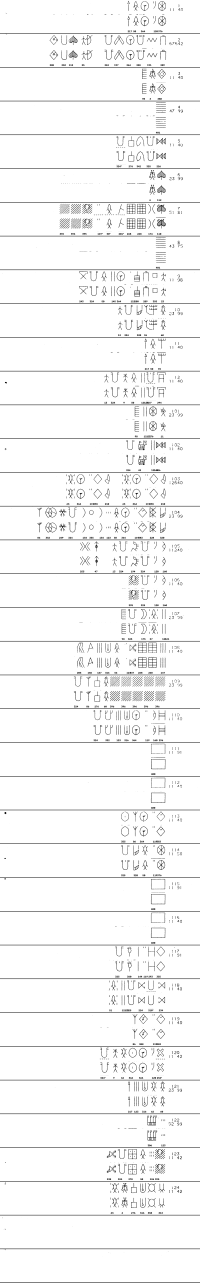
#> input picture digitized/proofsheets/p022_col1.png, 1000 x 6414 px, given in place of pg-001.png, which was not available (shown at 1/5 size)
$ python deskew.py ../proofsheets
#> lines starting #> are read from the running program, lines starting #| are printed output that depends on the picture
import numpy as np, cv2, sys, glob, os
from PIL import Image
S=sys.argv[1]; os.makedirs(f'{S}/desk',exist_ok=True)
def score(a,ang):
    h,w=a.shape
    M=cv2.getRotationMatrix2D((w/2,h/2),ang,1)
    r=cv2.warpAffine(a,M,(w,h),flags=cv2.INTER_NEAREST)
    p=r.sum(1).astype(float); return ((p[1:]-p[:-1])**2).sum()
for pg in range(1,60):
    a=(np.array(Image.open(f'{S}/pages/pg-{pg:03d}.png').convert('L'))<128).astype(np.uint8)
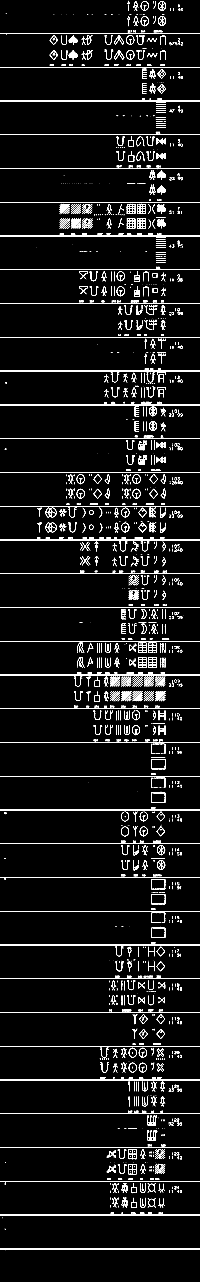
#> a: shape (6414, 1000) (shown at 1/5 size); values 0 (black) and 1 (white), 3.4% white in thin lines or dots
    small=cv2.resize(a,(a.shape[1]//4,a.shape[0]//4),interpolation=cv2.INTER_AREA)
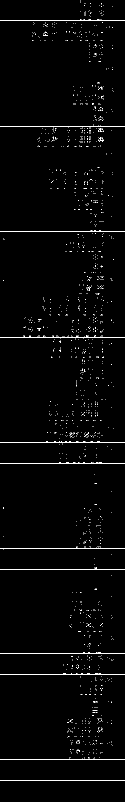
#> small: shape (1603, 250) (shown at 1/2 size); values 0 (black) and 1 (white), 1.4% white in thin lines or dots
    angs=np.arange(-1.5,1.51,0.05)
    sc=[score(small,t) for t in angs]; b=angs[int(np.argmax(sc))]
#> in score, `p = r.sum(1).astype(float)`: p = 1603 values, max 56 at index 672, min 0 at index 0, mean 3.44
#> in score (call 38), `M=cv2.getRotationMatrix2D((w/2,h/2),ang,1)`: M = [[1, 0.00611, -4.89], [-0.00611, 1, 0.779]]
#> in score (call 38), `r=cv2.warpAffine(a,M,(w,h),flags=cv2.INTER_NEAREST)`:
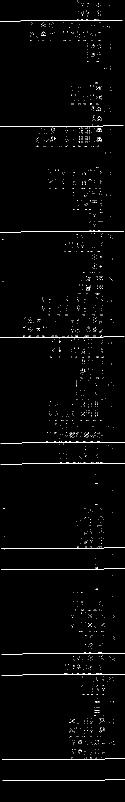
#> r: shape (1603, 250) (shown at 1/2 size); values 0 (black) and 1 (white), 1.4% white in thin lines or dots
#> in score (call 38), `p = r.sum(1).astype(float)`: p = 1603 values, max 164 at index 41, min 0 at index 0, mean 3.5
#> in score (call 39), `M=cv2.getRotationMatrix2D((w/2,h/2),ang,1)`: M = [[1, 0.00698, -5.59], [-0.00698, 1, 0.892]]
#> in score (call 39), `r=cv2.warpAffine(a,M,(w,h),flags=cv2.INTER_NEAREST)`:
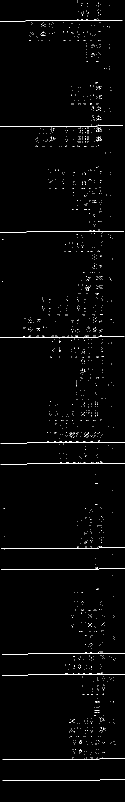
#> r: shape (1603, 250) (shown at 1/2 size); values 0 (black) and 1 (white), 1.4% white in thin lines or dots
#> in score (call 39), `p = r.sum(1).astype(float)`: p = 1603 values, max 144 at index 674, min 0 at index 0, mean 3.5
#> in score (call 40), `M=cv2.getRotationMatrix2D((w/2,h/2),ang,1)`: M = [[1, 0.00785, -6.29], [-0.00785, 1, 1.01]]
#> in score (call 40), `r=cv2.warpAffine(a,M,(w,h),flags=cv2.INTER_NEAREST)`:
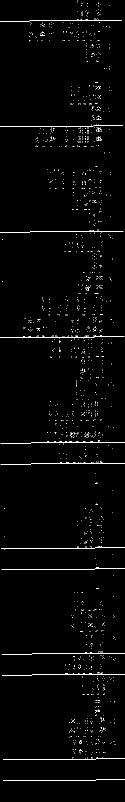
#> r: shape (1603, 250) (shown at 1/2 size); values 0 (black) and 1 (white), 1.4% white in thin lines or dots
#> in score (call 40), `p = r.sum(1).astype(float)`: p = 1603 values, max 128 at index 463, min 0 at index 0, mean 3.5
#> after `sc = [score(small, t) for t in angs]`: sc = 61 values, max 1520674 at index 30, min 24581 at index 60, mean 364663.8
#> after `b = angs[int(np.argmax(sc))]`: b = 1.33e-15
    angs2=np.arange(b-0.06,b+0.061,0.01); sc2=[score(small,t) for t in angs2]; b=angs2[int(np.argmax(sc2))]
#> after `sc2 = [score(small, t) for t in angs2]`: sc2 = [1514686, 1517680, 1517680, 1520674, 1520674, 1520674, 1520674, 1520674, 1520674, 1520674, 1518678, 1517680, 1514686]
#> after `b = angs2[int(np.argmax(sc2))]`: b = -0.03
    h,w=a.shape; M=cv2.getRotationMatrix2D((w/2,h/2),b,1)
#> after `h, w = a.shape`: h = 6414; w = 1000
#> after `M = cv2.getRotationMatrix2D((w / 2, h / 2), b, 1)`: M = [[1, -0.000524, 1.68], [0.000524, 1, -0.261]]
    r=cv2.warpAffine(a*255,M,(w,h),flags=cv2.INTER_LINEAR)
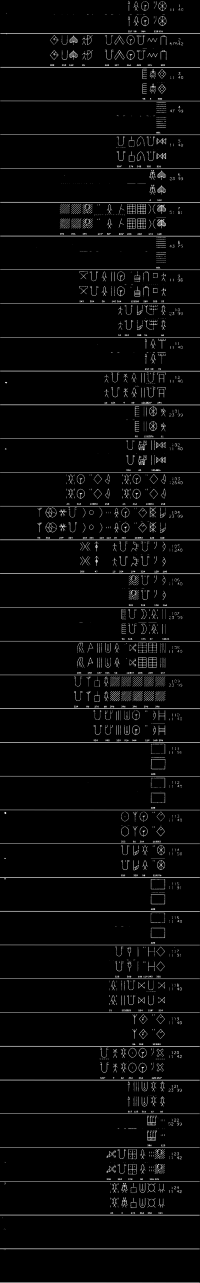
#> r: shape (6414, 1000) (shown at 1/5 size); min 0, max 255, mean 8.7
    cv2.imwrite(f'{S}/desk/p{pg+19:03d}.png',255-((r>127)*255).astype(np.uint8))
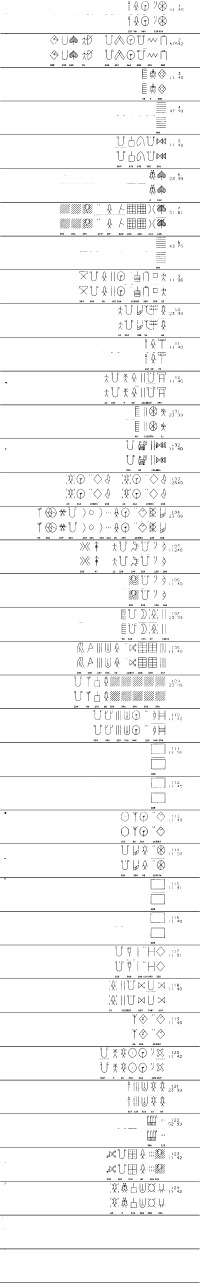
#> saved as p020.png: shape (6414, 1000) (shown at 1/5 size); 96.6% white; black in thin lines or dots
    print(pg+19,round(b,2),flush=True)
#| 20 -0.03
#> pass 2 of the loop `for pg in range(1,60):`:
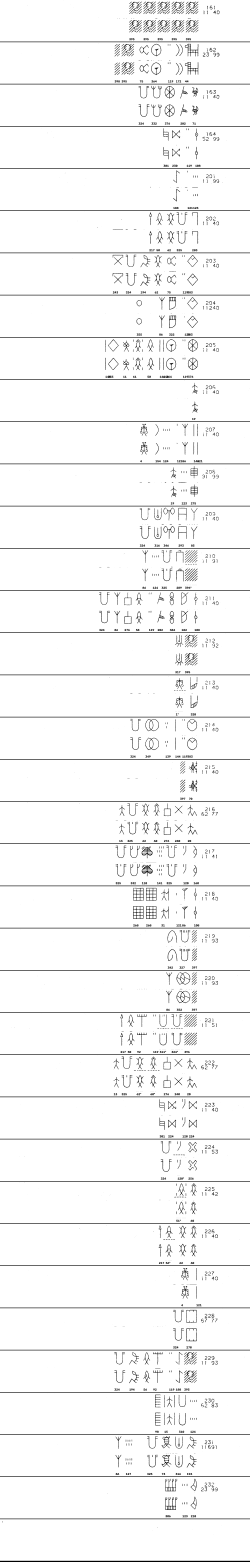
#> input picture digitized/proofsheets/p023_col1.png, 1000 x 6246 px, given in place of pg-002.png, which was not available (shown at 1/4 size)
#> `a=(np.array(Image.open(f'{S}/pages/pg-{pg:03d}.png').convert('L'))<128..`:
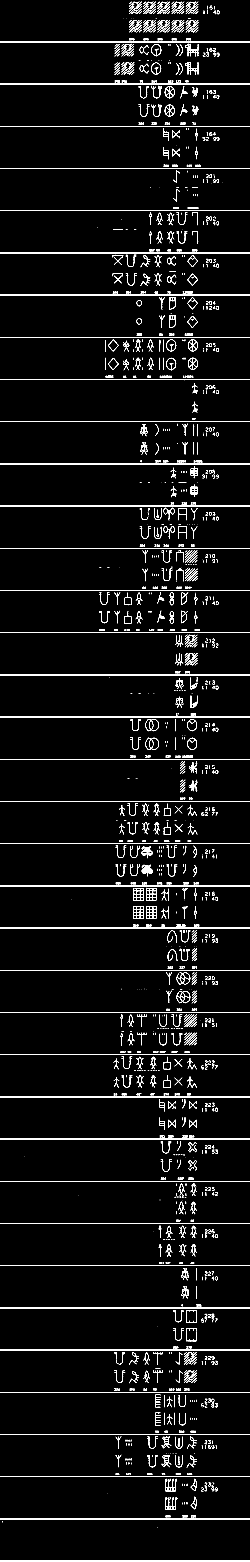
#> a: shape (6246, 1000) (shown at 1/4 size); values 0 (black) and 1 (white), 3.1% white in thin lines or dots
#> sc = 61 values, max 1450912 at index 30, min 23045 at index 59, mean 348140.4
#> `b = angs[int(np.argmax(sc))]`: b = 1.33e-15
#> sc2 = [1445423, 1448417, 1448417, 1450912, 1450912, 1450912, 1450912, 1450912, 1450912, 1450912, 1448417, 1448417, 1445423]
#> `b = angs2[int(np.argmax(sc2))]`: b = -0.03
#> `M = cv2.getRotationMatrix2D((w / 2, h / 2), b, 1)`: M = [[1, -0.000524, 1.64], [0.000524, 1, -0.261]]
#> `r=cv2.warpAffine(a*255,M,(w,h),flags=cv2.INTER_LINEAR)`:
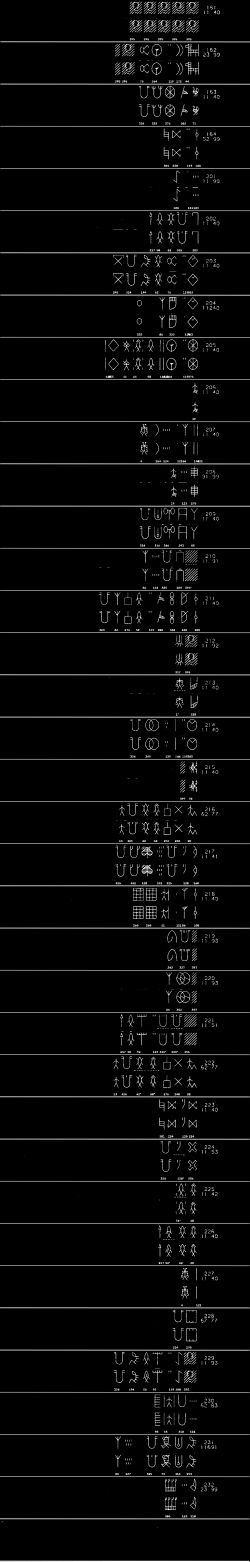
#> r: shape (6246, 1000) (shown at 1/4 size); min 0, max 255, mean 7.8
#| 21 -0.03
#> (the run stopped early here; a loop or call above may not have finished)
